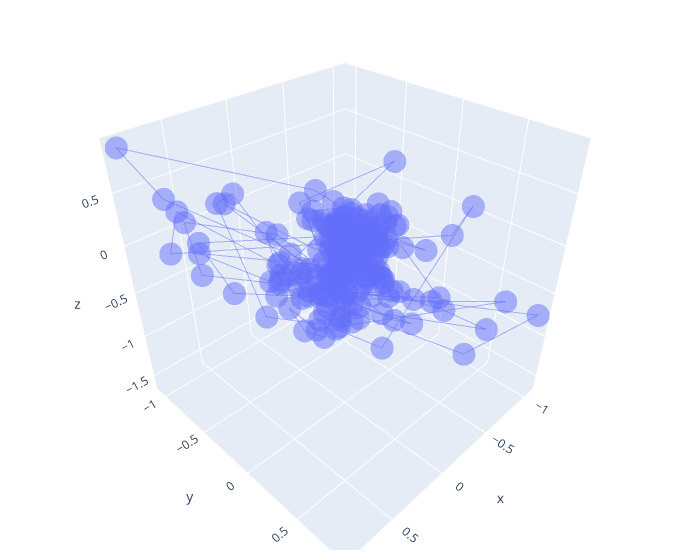
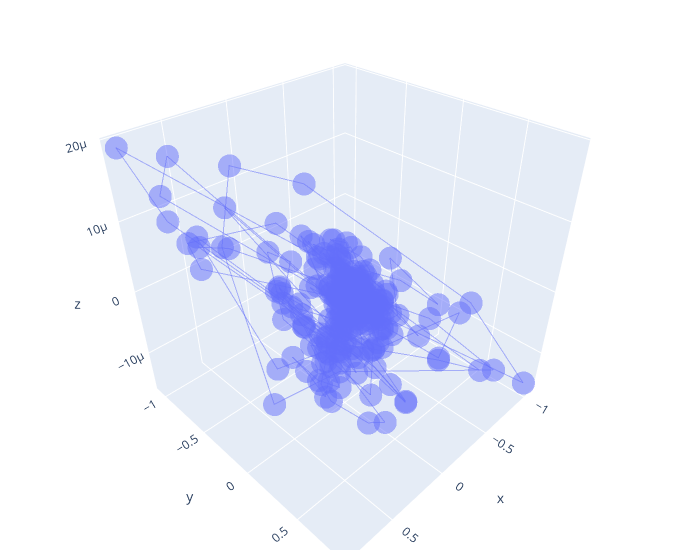

Notebook code for these charts, in order:
### Code cell
draw_all()

### Figure 1 — Plotly figure (JSON) as saved in the notebook; plotly's stock layout.template omitted (floating-point values rounded to 4 significant figures; data arrays with more than 128 entries replaced by an {"elided": "..."} marker saying what was removed)
{"data": [{"name": "data in 3D", "opacity": 0.5, "type": "scatter3d", "x": {"elided": "230 float values"}, "y": {"elided": "230 float values"}, "z": {"elided": "230 float values"}}], "layout": {"margin": {"b": 10, "l": 10, "r": 20, "t": 10}, "scene": {"aspectmode": "cube"}, "width": 700}}

### Figure 2 — Plotly figure (JSON) as saved in the notebook; plotly's stock layout.template omitted (floating-point values rounded to 4 significant figures; data arrays with more than 128 entries replaced by an {"elided": "..."} marker saying what was removed)
{"data": [{"name": "data in 3D", "opacity": 0.5, "type": "scatter3d", "x": {"elided": "230 float values"}, "y": {"elided": "230 float values"}, "z": {"elided": "230 float values"}}], "layout": {"margin": {"b": 10, "l": 10, "r": 20, "t": 10}, "scene": {"aspectmode": "cube"}, "width": 700}}
